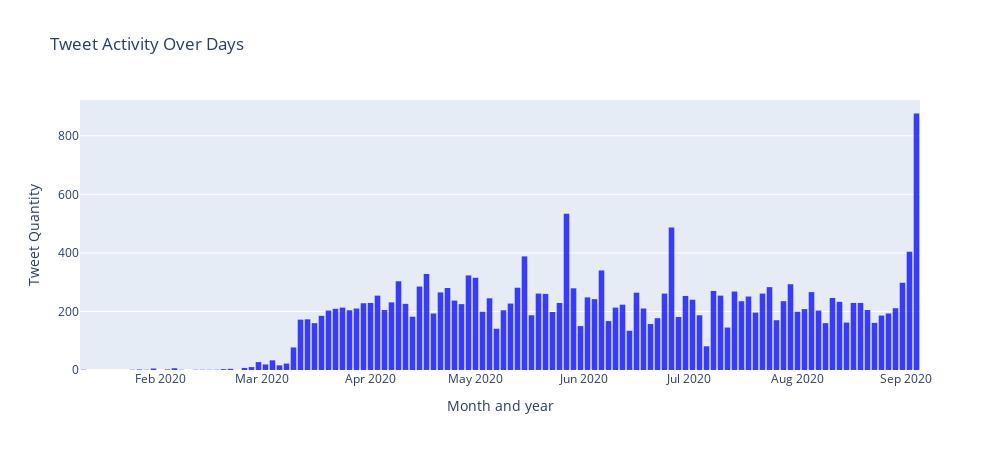

Notebook code cell kept with this figure:
### Code cell
# plotly.offline.init_notebook_mode()
tweetsT = pd.to_datetime(AllTweets['Time'], format='%Y-%m-%d')
# tweetsT = AllTweets['Time']

trace = go.Histogram(
    x=tweetsT,
    marker=dict(
        color='blue'
    ),
    opacity=0.75
)

layout = go.Layout(
    title='Tweet Activity Over Days',
    height=450,
    width=1000,
    xaxis=dict(
        title='Month and year'
    ),
    yaxis=dict(
        title='Tweet Quantity'
    ),
    bargap=0.2,
)

data = [trace]

fig = go.Figure(data=data, layout=layout)
offline.iplot(fig)

### Figure 1 — Plotly figure (JSON) as saved in the notebook; plotly's stock layout.template omitted (floating-point values rounded to 4 significant figures; data arrays with more than 128 entries replaced by an {"elided": "..."} marker saying what was removed)
{"data": [{"marker": {"color": "blue"}, "opacity": 0.75, "type": "histogram", "x": {"elided": "21657 str values"}}], "layout": {"bargap": 0.2, "height": 450, "title": {"text": "Tweet Activity Over Days"}, "width": 1000, "xaxis": {"title": {"text": "Month and year"}}, "yaxis": {"title": {"text": "Tweet Quantity"}}}}
